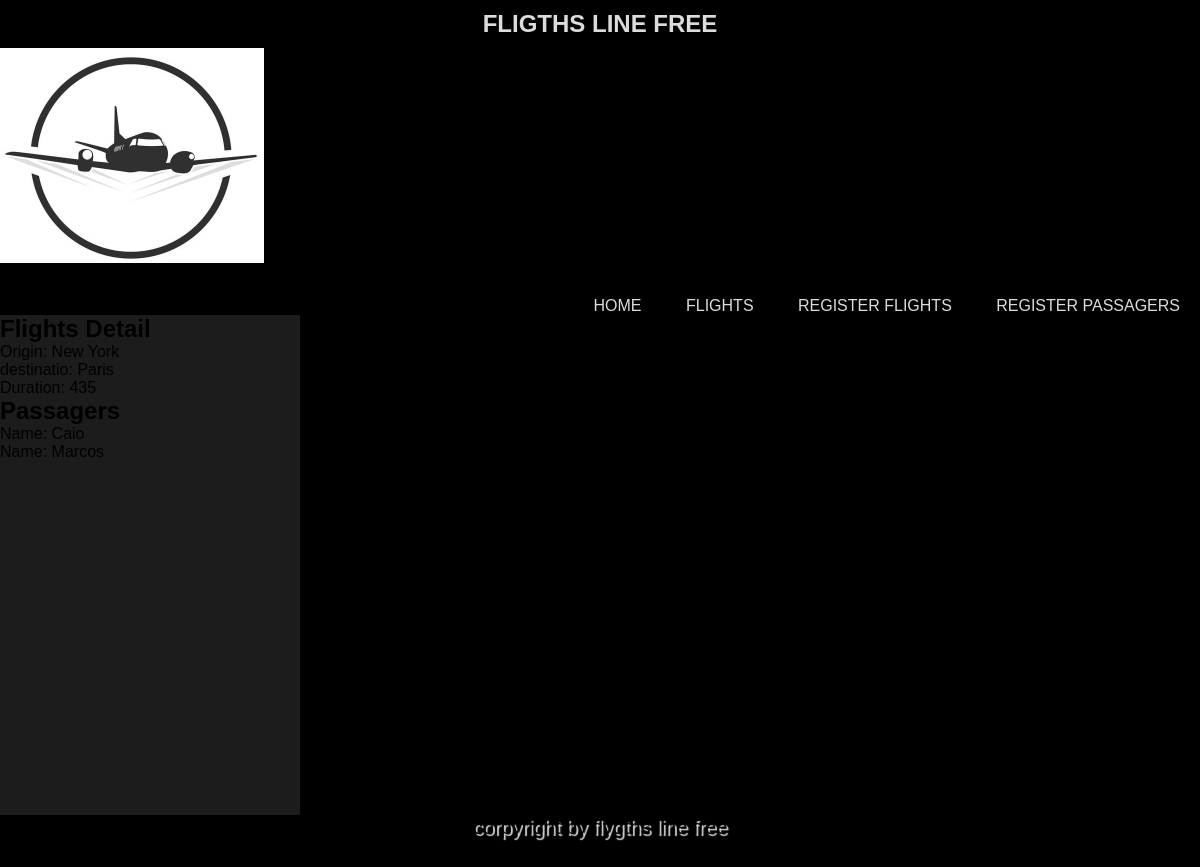
/flights/4, run on the app's committed database.
### app.py (models this page shows)
class Flights(db.Model):
	id = db.Column(db.Integer, primary_key=True)
	origin = db.Column(db.String(80), nullable=False)
	destination = db.Column(db.String(80), nullable=False)
	duration = db.Column(db.Integer, nullable=False)

class Passengers(db.Model):
	id = db.Column(db.Integer, primary_key=True)
	name = db.Column(db.String)
	flight_id = db.Column(db.Integer)

### app.py (the view)
@app.route("/flights/<int:flight_id>")
def  flights_detail(flight_id):
	flights = Flights.query.filter_by(id=flight_id)
	passengers = Passengers.query.filter_by(flight_id=flight_id)
	return render_template("flights_detail.html", flights=flights, passengers=passengers)

### templates/flights_detail.html (shortened to what this page needs)
{% extends "base.html"%}
	{% block body%}
		<h2>Flights Detail</h2>
		{% for flight in flights %}
			<ul>
				<li> Origin: {{ flight.origin }} </li>
				<li> destinatio: {{ flight.destination }} </li>
				<li> Duration: {{ flight.duration }} </li>
			</ul>
		{% endfor%}
		<h2> Passagers </h2>
		<ul>
			{% for passenger in passengers %}
				<li>Name: {{ passenger.name }}</li>
			{% else %}
				<li> No Passangers</li>
			{% endfor %}
		</ul>
	{% endblock %}

### static/style.css (style rules this page uses)
body { background-color:#000000; }
* { margin: 0; padding: 0; font-family: Helvetica, arial; }
h2 { margin: 10px; }

### data on the page
Flights: origin "New York", destination "Paris", duration "435"
Passengers: name "Caio"
Passengers: name "Marcos"
